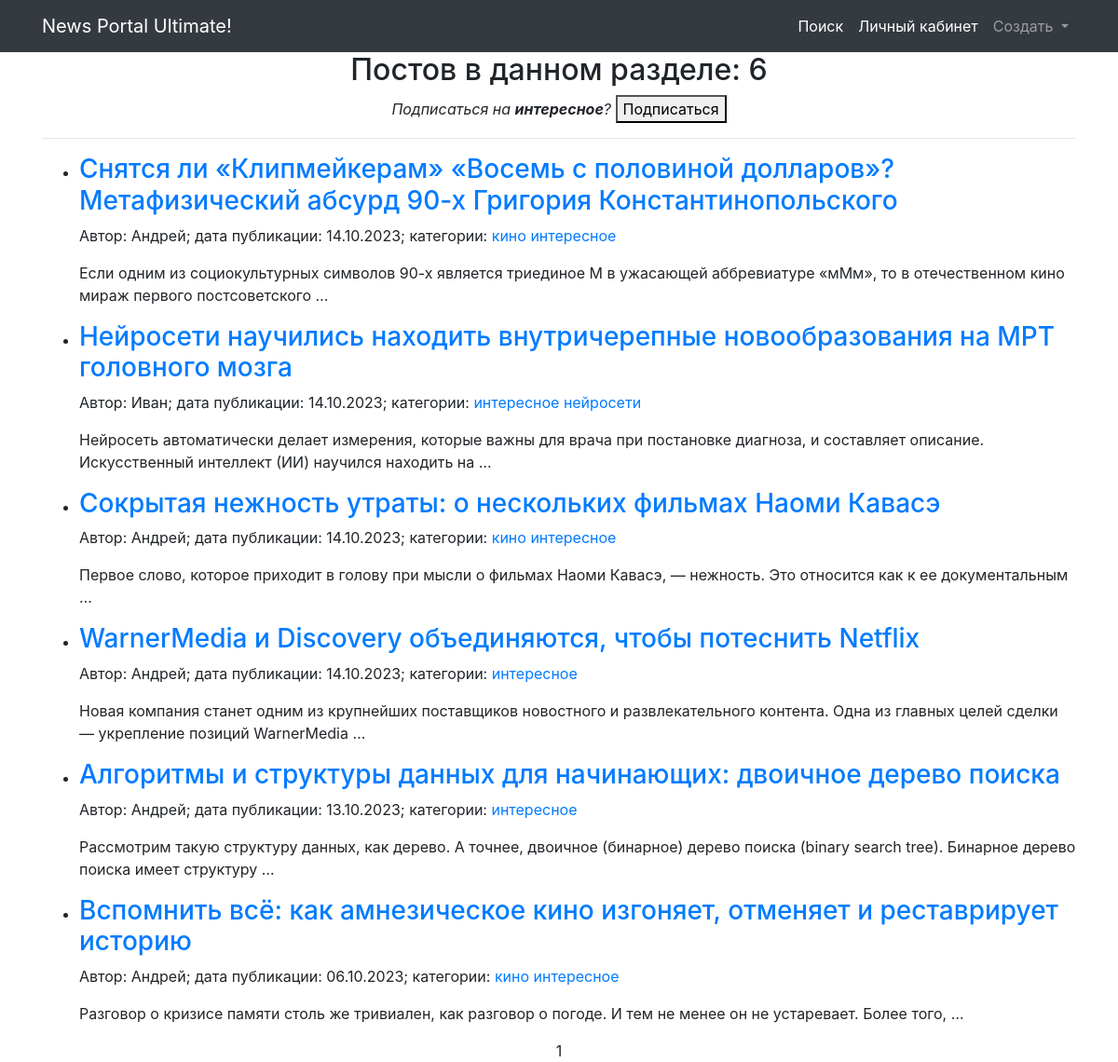
The app's page /news/category/2/ (signed in) with its own data.
### news/models.py (models this page shows, shortened)
class Category(models.Model):
    name = models.CharField(unique=True, max_length=255)  # Уникальное имя категории
    subscribers = models.ManyToManyField(User, blank=True)
    def __str__(self):
        return self.name

class Post(models.Model):
    author = models.ForeignKey(Author, on_delete=models.CASCADE)  # Связь с моделью Author
    time_in = models.DateTimeField(auto_now_add=True)  # Дата и время создания поста
    type = models.CharField(choices=POST_TYPES, max_length=2)  # Тип поста (Статья или Новость)
    category = models.ManyToManyField('Category', through='PostCategory')
    title = models.TextField(max_length=255)  # Заголовок поста
    text = models.TextField()  # Текст поста
    rating = models.IntegerField(default=0)  # Рейтинг поста

class Author(models.Model):
    name = models.CharField(max_length=255)  # Имя автора
    user = models.OneToOneField(User, on_delete=models.CASCADE)  # Связь один-к-одному с моделью User
    rating = models.IntegerField(default=0)  # Рейтинг автора
    def __str__(self):
        return self.name

### news/views.py (the view)
# urls.py: path('category/<int:pk>/', PostCategory.as_view(), name='category'),
class PostCategory(ListView):
    model = Post
    ordering = ['-time_in']
    template_name = 'category.html'
    context_object_name = 'news'
    paginate_by = 10
    def get_queryset(self):
        self.id = resolve(self.request.path_info).kwargs['pk']
        category = Category.objects.get(id=self.id)
        queryset = Post.objects.filter(category=category)
        return queryset
    def get_context_data(self, **kwargs):
        context = super().get_context_data(**kwargs)
        user = self.request.user
        category = Category.objects.get(id=self.id)
        subscribed = category.subscribers.filter(email=user.email)
        if not subscribed:
            context['category'] = category
        return context

### news/templatetags/custom_filters.py (called while the page is built)
@register.filter(name='censor')
def censor(text):
   words = text.split()
   censored_words = []
   for word in words:
      lowercase_word = word.lower()
      if any(re.match(rf'\b{re.escape(word_base)}\w*\b', lowercase_word) for word_base in CENSOR_WORDS):
         censored_word = word[0] + '*' * len(word[1:])
         censored_words.append(censored_word)
      else:
         censored_words.append(word)
   censored_text = ' '.join(censored_words)
   return censored_text

### templates/category.html (shortened to what this page needs)
{% extends 'flatpages/default.html' %}
{% block content %}
    <h2>Постов в данном разделе: {{paginator.count}}</h2>
    {% if category.id %}
    <div class="subscribe">
        <em>
            Подписаться на
            <strong>{{category}}</strong>?
        </em>
        <a href="{% url 'subscribe' category.id %}">
            <button class="button-xsmall pure-botton button-wrning">
            Подписаться
            </button>
        </a>
    </div>
    {% endif %}
    <hr>
    {% include "content.html" %}
{% endblock content %}

### templates/content.html (shortened to what this page needs)
{% load custom_filters %}
{% load custom_tags %}
{% if news %}
    <ul>
        {% for new in news|dictsortreversed:"time_in" %}
        <li>
            <h3 style="text-align: left;">
                <a href="{% url 'new' new.id %}">
                    {{new.title|censor}}
                </a>
            </h3>
            <p style="text-align: left;" class="details">
                Автор: <span class="author">{{new.author}}</span>;
                дата публикации: <span class="date">{{new.time_in|date:'d.m.Y'}}</span>;
                категории:
                {% for c in new.category.values %}
                <a href="{% url 'category' c.id %}" class="category">{{c.name}}</a>
                {% endfor %}
            </p>
            <p style="text-align: left;">{{new.text|censor|truncatewords:20}}</p>
        </li>
        {% endfor %}
    </ul>
    {{ page_obj.number }}
{% else %}
    <h2>Постов нет!</h2>
{% endif %}

### records on screen
Category: name "интересное"
Post: title|censor "Снятся ли «Клипмейкерам» «Восемь с половиной долларов»? Метафизический абсурд 90-х Григория Константинопольского", author "Андрей", time_in "14.10.2023", text|censor "Если одним из социокультурных символов 90-х является триединое М в ужасающей аббревиатуре «мМм», то в отечественном кино мираж первого постсоветского …"
Category: name "кино"
Post: title|censor "Нейросети научились находить внутричерепные новообразования на МРТ головного мозга", author "Иван", time_in "14.10.2023", text|censor "Нейросеть автоматически делает измерения, которые важны для врача при постановке диагноза, и составляет описание. Искусственный интеллект (ИИ) научился находить на …"
Category: name "нейросети"
Post: title|censor "Сокрытая нежность утраты: о нескольких фильмах Наоми Кавасэ", author "Андрей", time_in "14.10.2023", text|censor "Первое слово, которое приходит в голову при мысли о фильмах Наоми Кавасэ, — нежность. Это относится как к ее документальным …"
Post: title|censor "WarnerMedia и Discovery объединяются, чтобы потеснить Netflix", author "Андрей", time_in "14.10.2023", text|censor "Новая компания станет одним из крупнейших поставщиков новостного и развлекательного контента. Одна из главных целей сделки — укрепление позиций WarnerMedia …"
Post: title|censor "Алгоритмы и структуры данных для начинающих: двоичное дерево поиска", author "Андрей", time_in "13.10.2023", text|censor "Рассмотрим такую структуру данных, как дерево. А точнее, двоичное (бинарное) дерево поиска (binary search tree). Бинарное дерево поиска имеет структуру …"
Post: title|censor "Вспомнить всё: как амнезическое кино изгоняет, отменяет и реставрирует историю", author "Андрей", time_in "06.10.2023", text|censor "Разговор о кризисе памяти столь же тривиален, как разговор о погоде. И тем не менее он не устаревает. Более того, …"

### other values on screen
{{ paginator.count }} "6"
{{ page_obj.number }} "1"
